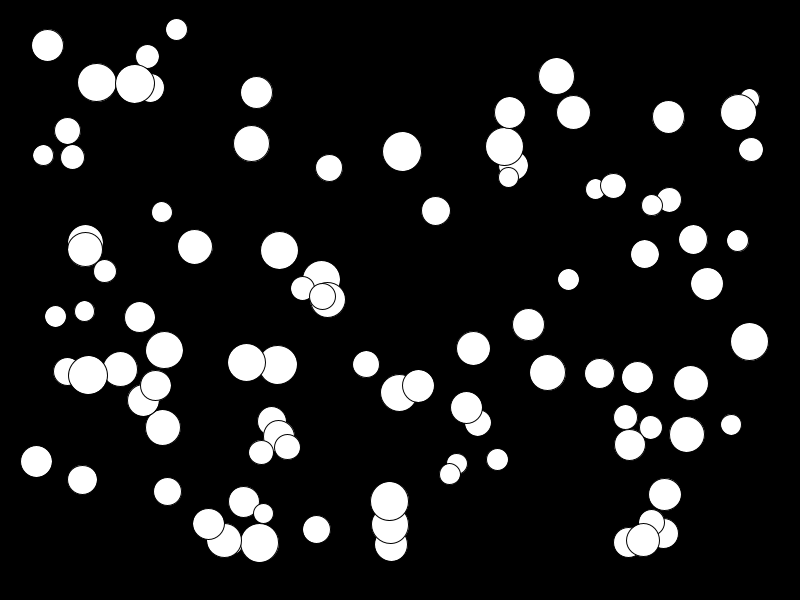
Frame 1 (no input)
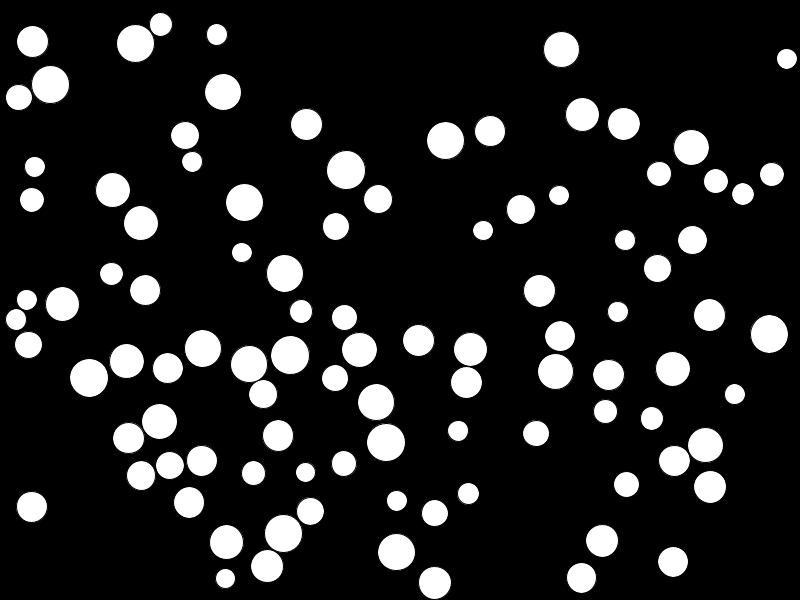
Frame 60 (the mouse pressed at the canvas centre just before this capture)
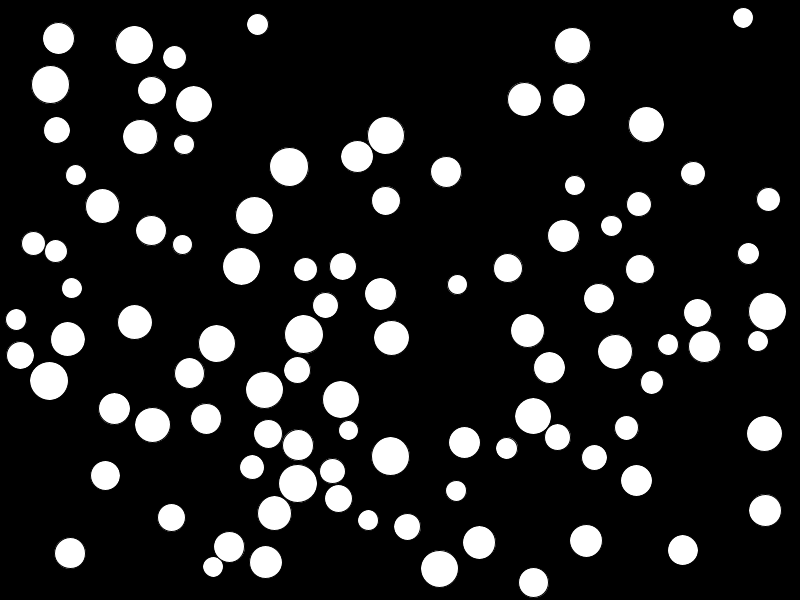
Frame 120 (the mouse held since frame 60 and released just before this capture)

The Processing sketch that drew these frames (run headless with seeded random() and noise(); from frame 60 on, the mouse is pressed at the canvas centre):

// Processing sketch: colliding_balls
// ── colliding_balls.pde
int count=100;
PVector[] loc=new PVector[count];
PVector[] vel=new PVector[count];
PVector[] acc=new PVector[count];
float[] sz=new float[count];

void setup() {
  size(800, 600);
  for(int i=0; i<count; i++){
    sz[i]=random(20,40);
    loc[i]=new PVector(random(sz[i], width-sz[i]), random(sz[i], height-sz[i]));
    vel[i]=PVector.random2D();
    acc[i]=new PVector(0,0);
  }
}
void draw() {
  background(0);
 for(int i=0; i<count; i++){
   vel[i].add(acc[i]);
   loc[i].add(vel[i]);
   for(int j=0; j<count; j++){
     if(i!=j){
  if(loc[i].dist(loc[j])<sz[i]/2+sz[j]/2){
    print("COLLISION DETECTED    ");
    if(loc[i].x<loc[j].x){
      vel[i].x=-abs(vel[i].x);
      vel[j].x=abs(vel[j].x);
    } else {
      vel[i].x=abs(vel[i].x);
      vel[j].x=-abs(vel[j].x);
    }
    if(loc[i].y<loc[j].y){
      vel[i].y=-abs(vel[i].y);
      vel[j].y=abs(vel[j].y);
    } else {
      vel[i].y=abs(vel[i].y);
      vel[j].y=-abs(vel[j].y);
    }
  }
     }
  }
  ellipse(loc[i].x, loc[i].y, sz[i], sz[i]);
  if (loc[i].x+sz[i]/2>width || loc[i].x-sz[i]/2<0) {
    vel[i].x*=-1;
  }
  if (loc[i].y+sz[i]/2>height || loc[i].y-sz[i]/2<0) {
    vel[i].y*=-1;
    }
  }
}
void mouseReleased() {
  loc[0].set(mouseX, mouseY);
}
